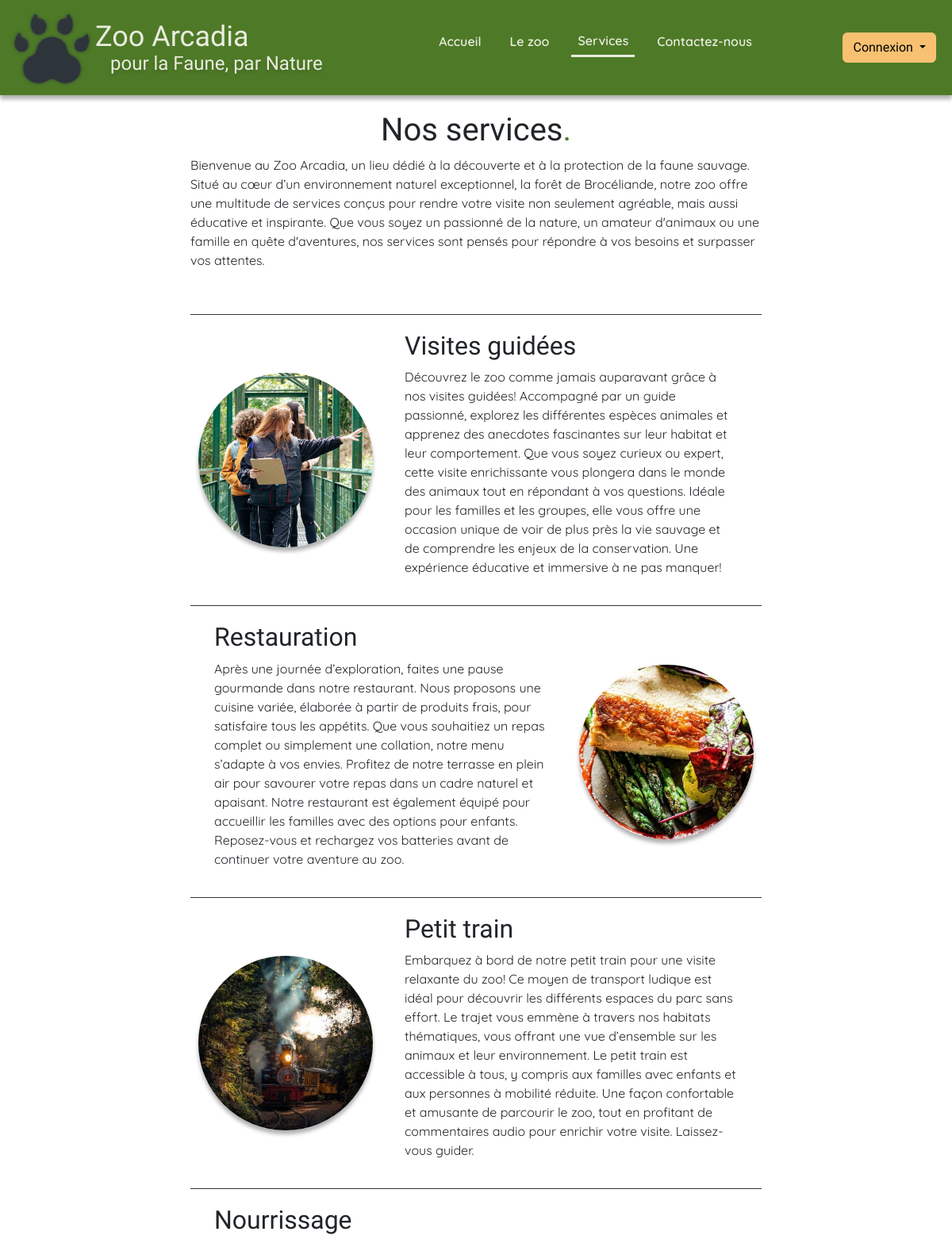
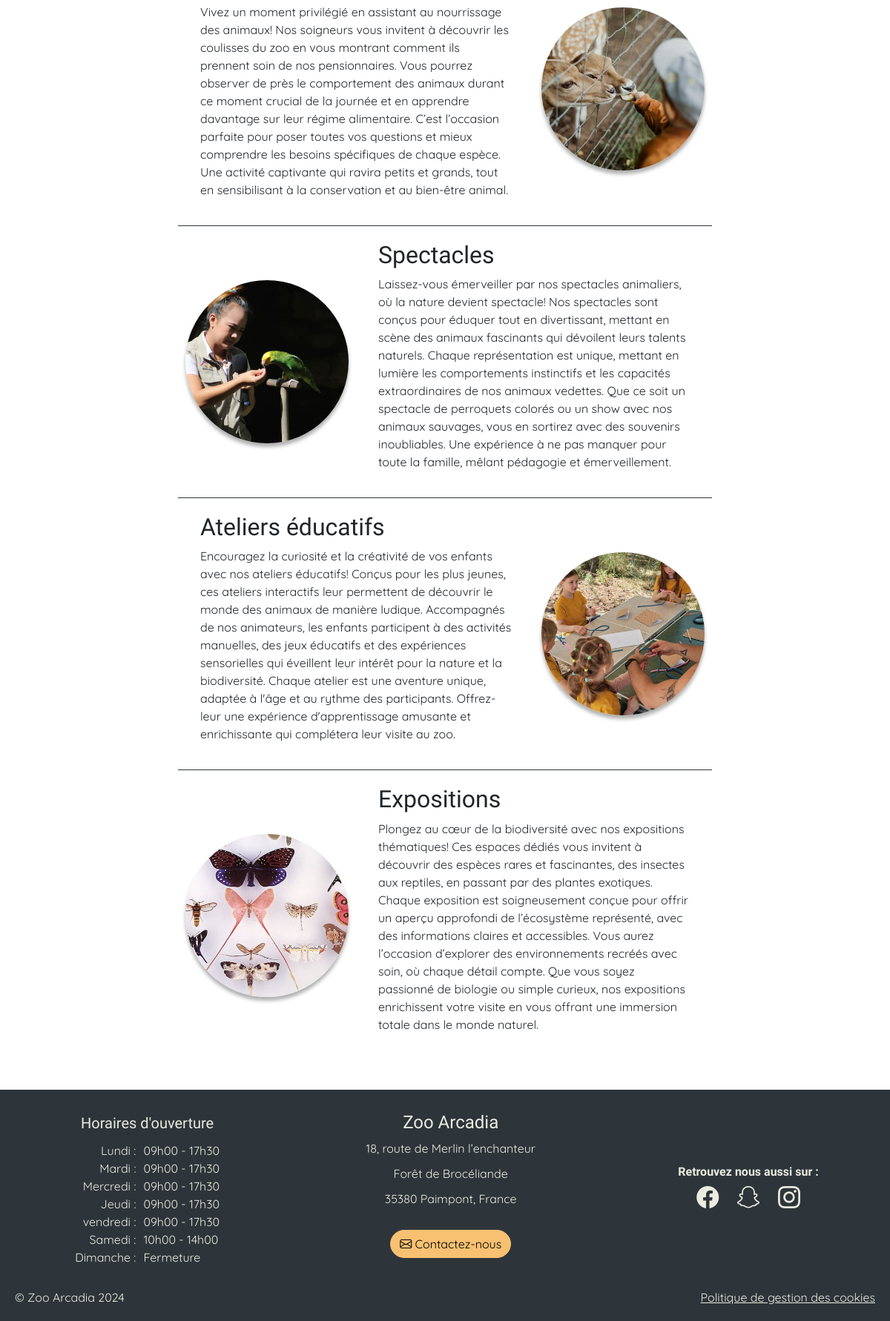
The app's page /service/view with its own data (2 pictures, top to bottom).
### tables this page shows
CREATE TABLE service(
   id INT AUTO_INCREMENT,
   name VARCHAR(50),
   description TEXT,
   image_url VARCHAR(250),
   image_alt VARCHAR(250) NOT NULL,
   user_id INT,
   PRIMARY KEY(id),
   FOREIGN KEY(user_id) REFERENCES users(id)
);

CREATE TABLE opening (
    id INT AUTO_INCREMENT PRIMARY KEY,
    day_name VARCHAR(10) NOT NULL,        
    opening_hour INT NOT NULL,  
    opening_minute INT NOT NULL, 
    closing_hour INT NOT NULL,    
    closing_minute INT NOT NULL,  
    closure BOOLEAN        
);

### app/Database/DbUtils.php (called while the page is built, shortened)
<?php
class DbUtils
{
    static ?PDO $pdo = null;
    public static function getPdo(): PDO
    {
        if (self::$pdo !== null) {
            return self::$pdo;
        }
        self::$pdo = new \PDO(self::getDSN(), self::getUser(), self::getPassword());
        return self::$pdo;
    }
    private static function getEnv($key, $default = null)
    {
        $value = getenv($key);
        return $default;
    }
    public static function getDSN()
    {
        $host = 'mysql';
        $dbname = self::getEnv('MYSQL_DATABASE');
        $port = '3306';
        return "mysql:host={$host};dbname={$dbname};port={$port}";
    }
    public static function getUser()
    {
        return self::getEnv('MYSQL_USER');
    }
    public static function getPassword()
    {
        return self::getEnv('MYSQL_PASSWORD');
    }
}

### app/Views/service.php (the view, shortened to what this page needs)
<section class="service-hero">
    <h1>Nos services<span class="point">.</span></h1>
    <p>Bienvenue au Zoo Arcadia, un lieu dédié à la découverte et à la protection de la faune sauvage. Situé au cœur d’un environnement naturel exceptionnel, la forêt de Brocéliande,  notre zoo offre une multitude de services conçus pour rendre votre visite non seulement agréable, mais aussi éducative et inspirante. Que vous soyez un passionné de la nature, un amateur d'animaux ou une famille en quête d'aventures, nos services sont pensés pour répondre à vos besoins et surpasser vos attentes.</p>
</section>
<section class="all-services">
    <?php
    $query = DbUtils::getPdo()->query('SELECT * FROM service');
    $services = $query->fetchAll(PDO::FETCH_ASSOC);
    $i = 0;
    foreach ($services as $service) { ?>
    <article class=<?php echo ($i % 2 === 0) ? "left-card" : "right-card"; ?>>
            <div class="text-services">
                <h2><?php echo $service['name'] ?></h2>
                <p><?php echo $service['description'] ?></p>
            </div>
            <figure>
                <img src=<?php echo $service['image_url'] ?> alt=<?php echo $service['image_alt'] ?>>
            </figure>
    </article>
    <?php $i++;
    } ?>

### index.php (shortened to what this page needs)
<?php
$uri = $_SERVER['REQUEST_URI'];
$uriParts = explode('/',$uri);
unset($uriParts[0]);
$method = ucfirst($uriParts[2]);
$controller = new $controllerName;
if($_SERVER['REQUEST_METHOD'] == 'POST'){
    if(isset($_FILES)){
        $result = $controller->$method($_POST, $_FILES);
    }
    else {
        $result = $controller->$method($_POST);
    }
    if ($result !== true){
        $error = $result;
    }
}
else if($_SERVER['REQUEST_METHOD'] === 'PUT'){
    return $controller->$method();
    if ($result !== true){
        $error = $result;
    }
}
else if($_SERVER['REQUEST_METHOD'] === 'DELETE'){
    return $controller->$method();
    if ($result !== true){
        $error = $result;
    }
}
else {
    $page = $controller->$method();
}
?>
<!DOCTYPE html>
<html lang="fr">
<head>
     <link href="https://cdn.jsdelivr.net/npm/bootstrap@5.3.3/dist/css/bootstrap.min.css" rel="stylesheet">
    <link href="https://cdnjs.cloudflare.com/ajax/libs/bootstrap-icons/1.10.0/font/bootstrap-icons.min.css" rel="stylesheet">
     <link rel="stylesheet" href="/asset/scss/style.css">
     <link rel="stylesheet" href="https://cdn.jsdelivr.net/npm/swiper@11/swiper-bundle.min.css"/>
</head>
    <body>
        <header>
            <div class="main-nav" >
                <div id="logo" onclick="window.location.href ='/'">
                    <img src="/asset/images/logo/print_blur.png" alt="Logo du Zoo Arcadia représentant une empreinte de mammifère">
                    <div>
                        <h1>Zoo Arcadia</h1>
                        <h2>pour la Faune, par Nature</h2>
                    </div>
                </div>
                <nav>
                    <ul>
                        <li class="<?= $uriParts[1] == 'homepage' ? 'active' : '' ?>"><a href="/">Accueil</a></li>
                        <li class="<?= $uriParts[1] == 'biome' ? 'active' : '' ?>"><a href="/biome/view">Le zoo</a></li>
                        <li class="<?= $uriParts[1] == 'service' ? 'active' : '' ?>"><a href="/service/view">Services</a></li>
                        <li class="<?= $uriParts[1] == 'contact' ? 'active' : '' ?>"><a href="/contact/view">Contactez-nous</a></li>
                    </ul>
                </nav>
                <div id="nav-buttons">
                    <?php require 'app/Views/templates/button-connection-adm.php' ?>
                </div>
            </div>
                    <?php require 'app/Views/templates/button-connection-adm.php' ?>
        </header>
        <main id="main-page">
            <?php require_once $page ?>
            <div  role="alert" aria-live="assertive" aria-atomic="true" class="position-fixed top-0 end-0 p-3">
            </div>
        </main>
        <footer>
            <div id="my-container">
                <div id="opening">
                    <div id="opening-title">Horaires d'ouverture</div>
                    <?php require_once 'app/Views/templates/opening.php' ?>
                </div>
                <address>
                    <h3>Zoo Arcadia</h3>
                    <div id="adress">
                        <div>18, route de Merlin l’enchanteur</div>
                        <div>Forêt de Brocéliande</div>
                        <div>35380 Paimpont, France</div>
                    </div>
                    <button class="btn btn-secondary rounded-5" type="button" onclick="window.location.href = '/contact/view'"><i class="bi bi-envelope"></i> Contactez-nous</button>
                </address>
                <div id="social-network">
                    <div id="title-social">Retrouvez nous aussi sur :</div>
                    <div id="icons-social">
                        <a href="http://facebook.com/" target="_blank"><i class="bi bi-facebook"></i></a>
                        <a href="http://snapchat.com/" target="_blank"><i class="bi bi-snapchat"></i></a>
                        <a href="http://instagram.com/" target="_blank"><i class="bi bi-instagram"></i></a>
                    </div>
                </div>
            </div>
            <div id="copyright">
                <div>© Zoo Arcadia 2024</div>
                <a href="/cookie/view">Politique de gestion des cookies</a>
            </div>
        </footer>
</body>
</html>

### app/Views/templates/button-connection-adm.php (shortened to what this page needs)
<?php if(isset($_SESSION['connected']) && $_SESSION['connected']) : ?>
    <li class="nav-item dropdown" id="admMenu">
        <h6> </h6>
        <div>
            <button type="button" class="btn btn-secondary">Administration</button>
            <button type="button" class="btn btn-secondary dropdown-toggle dropdown-toggle-split" data-bs-toggle="dropdown" aria-expanded="false">
                <span class="visually-hidden">Toggle Dropdown</span>
            </button>
            <ul class="dropdown-menu" aria-labelledby="navbarDropdownMenuLink">
                <?php if(isset($_SESSION['role']) && $_SESSION['role'] === 'administrateur') : ?>
                    <li><a class="dropdown-item <?= $uriParts[1] == 'admUsers' ? 'active' : '' ?>" href="/admUsers/view">Droits et utilisateurs</a></li>
                    <li><hr class="dropdown-divider"></li>
                    <li><a class="dropdown-item <?= $uriParts[1] == 'admServices' ? 'active' : '' ?>" href="/admServices/view">Services</a></li>
                    <li><a class="dropdown-item <?= $uriParts[1] == 'admComments' ? 'active' : '' ?>" href="/admComments/view">Avis</a></li>
                    <li><a class="dropdown-item <?= $uriParts[1] == 'admOpening' ? 'active' : '' ?>" href="/admOpening/view">Horaires</a></li>
                    <li><hr class="dropdown-divider"></li>
                    <li><a class="dropdown-item <?= $uriParts[1] == 'admBiomes' ? 'active' : '' ?>" href="/admBiomes/view">Habitats</a></li>
                    <li><a class="dropdown-item <?= $uriParts[1] == 'admBreeds' ? 'active' : '' ?>" href="/admBreeds/view">Races</a></li>
                    <li><a class="dropdown-item <?= $uriParts[1] == 'admAnimals' ? 'active' : '' ?>" href="/admAnimals/view">Animaux</a></li>
                    <li><a class="dropdown-item <?= $uriParts[1] == 'admVet' ? 'active' : '' ?>"a href="/admVet/view">Rapports vétérinaire</a></li>
                    <li><a class="dropdown-item <?= $uriParts[1] == 'admFeedings' ? 'active' : '' ?>" href="/admFeeding/view">Nourrissages</a></li>
                <?php elseif(isset($_SESSION['role']) && $_SESSION['role'] === 'vétérinaire'): ?>
                    <li><a class="dropdown-item <?= $uriParts[1] == 'admVet' ? 'active' : '' ?>"a href="/admVet/view">Rapports vétérinaire</a></li>
                <?php elseif(isset($_SESSION['role']) && $_SESSION['role'] === 'employé'): ?>
                    <li><a class="dropdown-item <?= $uriParts[1] == 'admFeedings' ? 'active' : '' ?>" href="/admFeeding/view">Nourrissages</a></li>
                    <li><a class="dropdown-item <?= $uriParts[1] == 'admComments' ? 'active' : '' ?>" href="/admComments/view">Avis</a></li>
                <?php endif; ?>
                <li><hr class="dropdown-divider"></li>
                <li><a class="dropdown-item" id="signout" href="/login/signout">Déconnexion</a></li>
            </ul>
        </div>
        <h6><?php echo $_SESSION['role'] ?></h6>
    </li>
<?php else : ?>
    <div class="dropdown">
        <button type="button" class="btn btn-secondary dropdown-toggle" data-bs-toggle="dropdown" aria-expanded="false" data-bs-auto-close="outside">
            Connexion
        </button>
    </div>
<?php endif; ?>

### app/Views/templates/opening.php (shortened to what this page needs)
<?php
$query = DbUtils::getPdo()->query('SELECT * FROM opening');
$days = $query->fetchAll(\PDO::FETCH_ASSOC);
?>
<div id="opening-time">
    <div id="day">
        <div>Lundi :</div>
        <div>Mardi :</div>
        <div>Mercredi :</div>
        <div>Jeudi :</div>
        <div>vendredi :</div>
        <div>Samedi :</div>
        <div>Dimanche :</div>
    </div>
    <div id="opening-hours">
        <?php
            foreach ($days as $day){
                if($day['closure']){
                   echo "<div>Fermeture</div>";
                } else {
                    echo "<div>"
                    .sprintf('%02d', $day['opening_hour'])
                    ."h".sprintf('%02d', $day['opening_minute'])
                    ." - "
                    .sprintf('%02d', $day['closing_hour'])
                    ."h".sprintf('%02d', $day['closing_minute'])
                    ."</div>";
                }
            }
        ?>
    </div>
</div>

### records on screen
service: name "Visites guidées", description "Découvrez le zoo comme jamais auparavant grâce à nos visites guidées! Accompagné par un guide passionné, explorez les différentes espèces animales et apprenez des anecdotes fascinantes sur leur habitat et leur comportement. Que vous soyez curieux ou expert, cette visite enrichissante vous plongera dans le monde des animaux tout en répondant à vos questions. Idéale pour les familles et les groupes, elle vous offre une occasion unique de voir de plus près la vie sauvage et de comprendre les enjeux de la conservation. Une expérience éducative et immersive à ne pas manquer!", image_url (picture)
service: name "Restauration", description "Après une journée d’exploration, faites une pause gourmande dans notre restaurant. Nous proposons une cuisine variée, élaborée à partir de produits frais, pour satisfaire tous les appétits. Que vous souhaitiez un repas complet ou simplement une collation, notre menu s’adapte à vos envies. Profitez de notre terrasse en plein air pour savourer votre repas dans un cadre naturel et apaisant. Notre restaurant est également équipé pour accueillir les familles avec des options pour enfants. Reposez-vous et rechargez vos batteries avant de continuer votre aventure au zoo.", image_url (picture)
service: name "Petit train", description "Embarquez à bord de notre petit train pour une visite relaxante du zoo! Ce moyen de transport ludique est idéal pour découvrir les différents espaces du parc sans effort. Le trajet vous emmène à travers nos habitats thématiques, vous offrant une vue d’ensemble sur les animaux et leur environnement. Le petit train est accessible à tous, y compris aux familles avec enfants et aux personnes à mobilité réduite. Une façon confortable et amusante de parcourir le zoo, tout en profitant de commentaires audio pour enrichir votre visite. Laissez-vous guider.", image_url (picture)
service: name "Nourrissage", description "Vivez un moment privilégié en assistant au nourrissage des animaux! Nos soigneurs vous invitent à découvrir les coulisses du zoo en vous montrant comment ils prennent soin de nos pensionnaires. Vous pourrez observer de près le comportement des animaux durant ce moment crucial de la journée et en apprendre davantage sur leur régime alimentaire. C’est l’occasion parfaite pour poser toutes vos questions et mieux comprendre les besoins spécifiques de chaque espèce. Une activité captivante qui ravira petits et grands, tout en sensibilisant à la conservation et au bien-être animal.", image_url (picture)
service: name "Spectacles", description "Laissez-vous émerveiller par nos spectacles animaliers, où la nature devient spectacle! Nos spectacles sont conçus pour éduquer tout en divertissant, mettant en scène des animaux fascinants qui dévoilent leurs talents naturels. Chaque représentation est unique, mettant en lumière les comportements instinctifs et les capacités extraordinaires de nos animaux vedettes. Que ce soit un spectacle de perroquets colorés ou un show avec nos animaux sauvages, vous en sortirez avec des souvenirs inoubliables. Une expérience à ne pas manquer pour toute la famille, mêlant pédagogie et émerveillement.", image_url (picture)
service: name "Ateliers éducatifs", description "Encouragez la curiosité et la créativité de vos enfants avec nos ateliers éducatifs! Conçus pour les plus jeunes, ces ateliers interactifs leur permettent de découvrir le monde des animaux de manière ludique. Accompagnés de nos animateurs, les enfants participent à des activités manuelles, des jeux éducatifs et des expériences sensorielles qui éveillent leur intérêt pour la nature et la biodiversité. Chaque atelier est une aventure unique, adaptée à l'âge et au rythme des participants. Offrez-leur une expérience d'apprentissage amusante et enrichissante qui complétera leur visite au zoo.", image_url (picture)
service: name "Expositions", description "Plongez au cœur de la biodiversité avec nos expositions thématiques! Ces espaces dédiés vous invitent à découvrir des espèces rares et fascinantes, des insectes aux reptiles, en passant par des plantes exotiques. Chaque exposition est soigneusement conçue pour offrir un aperçu approfondi de l’écosystème représenté, avec des informations claires et accessibles. Vous aurez l’occasion d’explorer des environnements recréés avec soin, où chaque détail compte. Que vous soyez passionné de biologie ou simple curieux, nos expositions enrichissent votre visite en vous offrant une immersion totale dans le monde naturel.", image_url (picture)
opening: opening_hour "09", opening_minute "00", closing_hour "17", closing_minute "30"
opening: opening_hour "09", opening_minute "00", closing_hour "17", closing_minute "30"
opening: opening_hour "09", opening_minute "00", closing_hour "17", closing_minute "30"
opening: opening_hour "09", opening_minute "00", closing_hour "17", closing_minute "30"
opening: opening_hour "09", opening_minute "00", closing_hour "17", closing_minute "30"
opening: opening_hour "10", opening_minute "00", closing_hour "14", closing_minute "00"
opening: closure "Fermeture"
